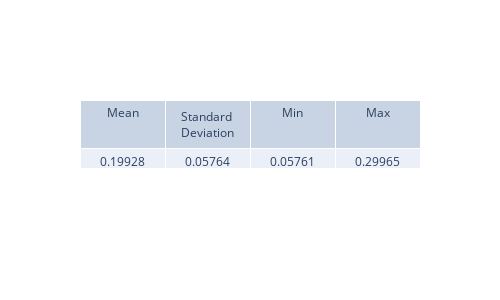

The notebook cell saved with this chart:
### Code cell
diff_integrals = np.sqrt(psi_sq_diff).mean(axis=0) * (x_max - x_min)
view_metrics(diff_integrals)

plt.figure(figsize=(8,5), dpi=200)
plt.plot(t_values, diff_integrals, '-')
plt.xlabel('Time (ps)')
plt.ylabel('Integral of absolute error of psi^2(x, t)')
plt.title('Integral of sqrt(abs(delta(psi^2)))')
plt.grid(True)
plt.show()

### Figure 1 — Plotly figure (JSON) as saved in the notebook; plotly's stock layout.template omitted (floating-point values rounded to 4 significant figures)
{"data": [{"cells": {"values": [["0.19928"], ["0.05764"], ["0.05761"], ["0.29965"]]}, "header": {"values": ["Mean", "Standard Deviation", "Min", "Max"]}, "type": "table"}], "layout": {"height": 300, "width": 500}}
